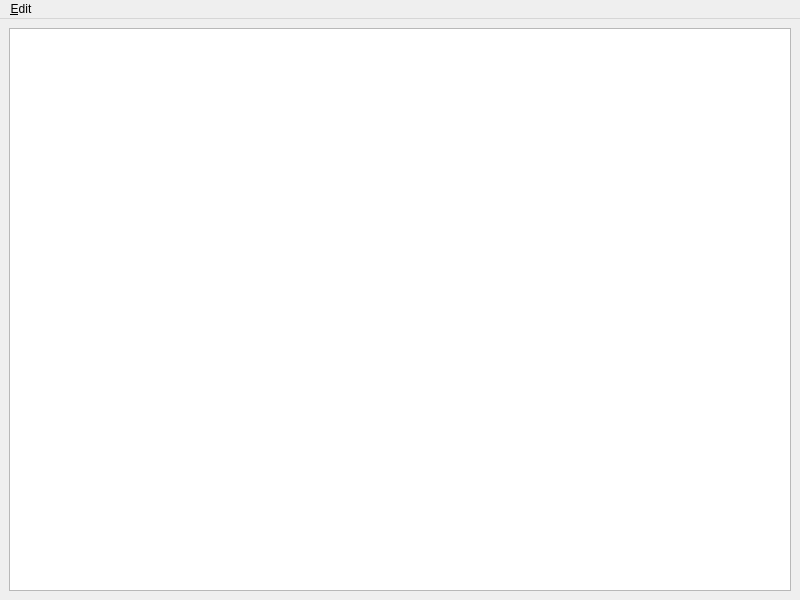
<?xml version="1.0" encoding="UTF-8"?>
<ui version="4.0">
 <class>listWindow</class>
 <widget class="QMainWindow" name="listWindow">
  <property name="geometry">
   <rect>
    <x>0</x>
    <y>0</y>
    <width>800</width>
    <height>600</height>
   </rect>
  </property>
  <property name="windowTitle">
   <string>MainWindow</string>
  </property>
  <widget class="QWidget" name="centralwidget">
   <layout class="QGridLayout" name="gridLayout">
    <item row="0" column="0">
     <widget class="MainListView" name="listView"/>
    </item>
   </layout>
  </widget>
  <widget class="QMenuBar" name="menuBar">
   <property name="geometry">
    <rect>
     <x>0</x>
     <y>0</y>
     <width>800</width>
     <height>19</height>
    </rect>
   </property>
   <widget class="QMenu" name="menu_Edit">
    <property name="title">
     <string>&amp;Edit</string>
    </property>
    <addaction name="markWatchedAction"/>
    <addaction name="markNotWatchedAction"/>
    <addaction name="infosAction"/>
   </widget>
   <addaction name="menu_Edit"/>
  </widget>
  <action name="markWatchedAction">
   <property name="text">
    <string>Mark All</string>
   </property>
  </action>
  <action name="markNotWatchedAction">
   <property name="text">
    <string>Unmark All</string>
   </property>
  </action>
  <action name="infosAction">
   <property name="text">
    <string>Infos</string>
   </property>
  </action>
 </widget>
 <customwidgets>
  <customwidget>
   <class>MainListView</class>
   <extends>QListView</extends>
   <header>mainlistview.h</header>
  </customwidget>
 </customwidgets>
 <resources>
  <include location="serieswatcher.qrc"/>
 </resources>
 <connections/>
</ui>
